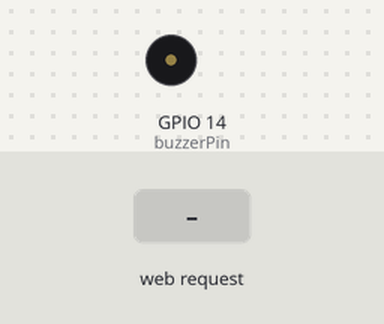
The sketch below on a simulated ESP8266 (NodeMCU). Shown: buzzer (waves = sounding, pin HIGH). The test bench sets the inputs (shaded band). WiFi joins after 1.5 s; servers stay silent unless stated; what the sketch prints to the serial monitor is not drawn.

Above: at 3.2 s.
3.3 s: HTTP request GET /beep received
At 3.6 s:
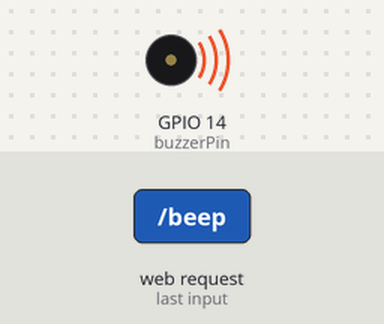
Timing chart, 0 to 6.3 s (numbered marks = the images above; inputs shaded):
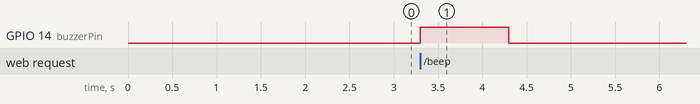

The sketch:

myproject.ino
```cpp
#include <ESP8266WiFi.h>
#include <ESP8266WebServer.h>

// WiFi credentials
const char* ssid = "SSID";       // Replace with your WiFi SSID
const char* password = "Password"; // Replace with your WiFi password

// Web server on port 80
ESP8266WebServer server(80);

const int buzzerPin = 14; // GPIO14 corresponds to D5 on NodeMCU

void handleBeep() {
  // Turn the buzzer on
  digitalWrite(buzzerPin, HIGH);

  // Send a response to the client
  server.send(200, "text/plain", "Buzzer is beeping for 1 seconds!");

  // Delay for 5 seconds (buzzer on)
  delay(1000);

  // Turn the buzzer off
  digitalWrite(buzzerPin, LOW);
}

void setup() {
  // Set the buzzer pin as output
  pinMode(buzzerPin, OUTPUT);
  digitalWrite(buzzerPin, LOW); // Ensure the buzzer is off initially

  // Start serial communication
  Serial.begin(115200);
  Serial.println();

  // Connect to Wi-Fi
  Serial.print("Connecting to WiFi");
  WiFi.begin(ssid, password);
  while (WiFi.status() != WL_CONNECTED) {
    delay(1000);
    Serial.print(".");
  }
  Serial.println("\nWiFi connected!");
  Serial.print("IP Address: ");
  Serial.println(WiFi.localIP());

  // Define the API endpoint for the web server
  server.on("/beep", handleBeep);

  // Start the web server
  server.begin();
  Serial.println("Web server started!");
}

void loop() {
  // Handle client requests
  server.handleClient();
}
```

Measured:
- after the input at 3.3 s, GPIO 14 (buzzerPin): LOW → HIGH at once, → LOW 1.0 s later
